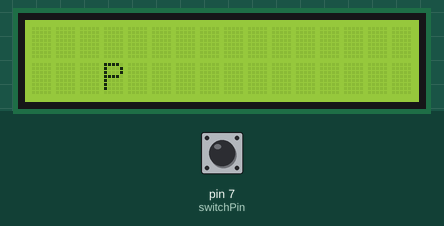
Recording of a sketch running on a simulated Arduino Uno, built with avr-gcc and run on an emulated ATmega328P. Shown: 16×2 character LCD. Inputs (shaded band) come from the test bench; at power-on: pin 7 (switchPin) LOW.

Above: at 1.2 s.
1.3 s: pin 7 (switchPin) pulled HIGH for 0.6 s
At 1.9 s:
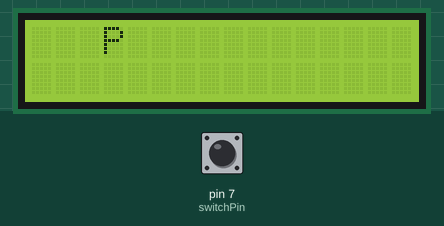
4.1 s: pin 7 (switchPin) pulled HIGH for 3.2 s
Timing chart, 0 to 7.1 s (numbered marks = the images above; inputs shaded):
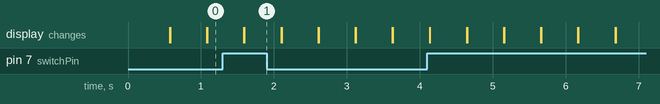

Measured:
- after the input at 1.3 s, the display: first differs from a run without the input after 0.30 s (image 1)

The sketch:

dino-game.ino
```cpp
#include <LiquidCrystal.h>

const int rs = 12, en = 11, d4 = 5, d5 = 4, d6 = 3, d7 = 2;
LiquidCrystal lcd(rs, en, d4, d5, d6, d7);

char rowOne[16]{' ', ' ', ' ', ' ', ' ', ' ', ' ', ' ', ' ', ' ', ' ', ' ', ' ', ' ', ' ', ' '};
char rowTwo[16]{' ', ' ', ' ', 'P', ' ', ' ', ' ', ' ', ' ', ' ', ' ', ' ', ' ', ' ', ' ', ' '};

int switchPin = 7;
bool isJump = false;
int switchState = 0;

void setup() {
    Serial.begin(9600);
    lcd.begin(16, 2);
    pinMode(switchPin, INPUT);
}

void loop() {
    switchState = digitalRead(switchPin);

    if (switchState == HIGH) {
        rowOne[3] = 'P';
        rowTwo[3] = ' ';
    } else if (switchState == LOW) {
        rowOne[3] = ' ';
        rowTwo[3] = 'P';
    }

    lcd.setCursor(0, 0);
    lcd.print(rowOne);
    lcd.setCursor(0, 1);
    lcd.print(rowTwo);

    delay(500);
    lcd.clear();
}
```
